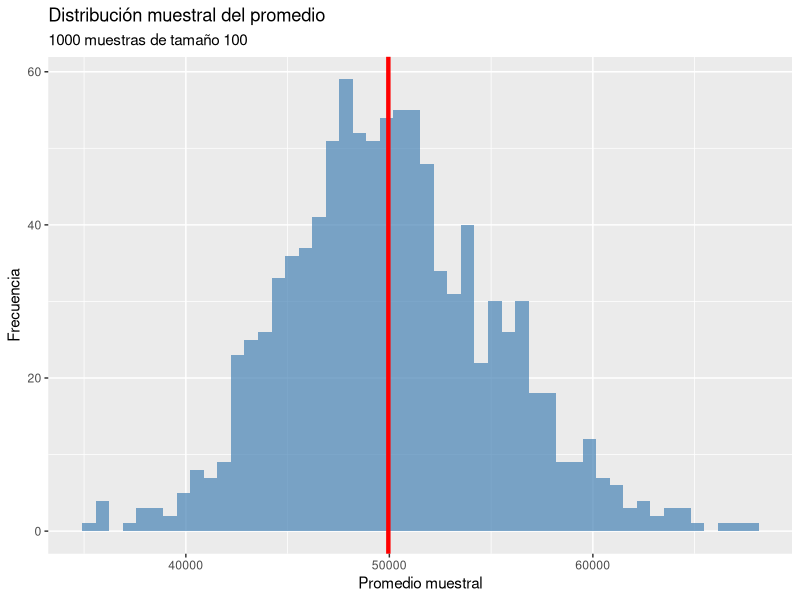

Generate this figure with R:
# Simulación: Distribución muestral del promedio
library(tidyverse)

# Población: ingresos con distribución asimétrica
poblacion <- rexp(100000, rate = 1/50000)

# Tomar 1000 muestras de tamaño 100
promedios_muestrales <- replicate(1000, {
  muestra <- sample(poblacion, 100)
  mean(muestra)
})

# Visualizar
tibble(promedio = promedios_muestrales) %>%
  ggplot(aes(x = promedio)) +
  geom_histogram(bins = 50, fill = "steelblue", alpha = 0.7) +
  geom_vline(xintercept = mean(poblacion), 
             color = "red", linewidth = 1.5) +
  labs(title = "Distribución muestral del promedio",
       subtitle = "1000 muestras de tamaño 100",
       x = "Promedio muestral",
       y = "Frecuencia")